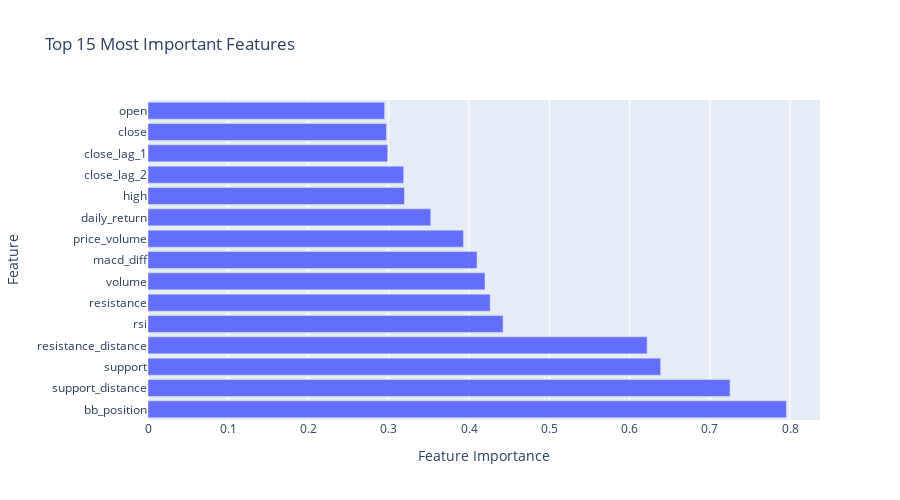

Notebook code for this chart:
### Markdown cell above
## 5. Model Training and Evaluation

Now let's train machine learning models to predict stock movements.

### Code cell
# Prepare data for machine learning
if not stock_with_target.empty and len(stock_with_target) > 50:
    print("Preparing data for machine learning...")
    
    # Integrate stock and news data if both available
    if not news_with_sentiment.empty:
        print("Integrating stock and news data...")
        integrator = DataIntegrator()
        try:
            ml_data = integrator.align_data_by_date(stock_with_target, news_with_sentiment)
            print(f" Integrated data shape: {ml_data.shape}")
        except KeyError as e:
            print(f"Error during integration: {e}")
            print("Ensure all required columns are present in news_with_sentiment.")
            ml_data = stock_with_target.copy()
    else:
        print(" Using stock data only...")
        ml_data = stock_with_target.copy()
    
    # Prepare features for ML
    stock_preprocessor = StockDataPreprocessor()
    try:
        ml_ready_data = stock_preprocessor.prepare_features(ml_data)
        
        # Remove rows with missing targets
        ml_ready_data = ml_ready_data.dropna(subset=['target'])
        
        print(f" ML-ready data shape: {ml_ready_data.shape}")
        print(f" Final target distribution:")
        print(ml_ready_data['target'].value_counts())
    except Exception as e:
        print(f"Error during feature preparation: {e}")
        ml_ready_data = pd.DataFrame()
    
    # Check if all classes have at least 2 samples
    if not ml_ready_data.empty:
        target_counts = ml_ready_data['target'].value_counts()
        if (target_counts < 2).any():
            print(" Not enough samples in one or more classes. Each class must have at least 2 samples.")
            print("Consider collecting more data or adjusting the target variable.")
        elif len(ml_ready_data) >= 50:
            # Train a simple logistic regression model for demonstration
            print("\n Training Logistic Regression model...")
            
            lr_model = LogisticRegressionModel()
            try:
                metrics = lr_model.train(ml_ready_data, target_col='target')
                
                print("\n Model Performance:")
                for metric, value in metrics.items():
                    print(f"  {metric.capitalize()}: {value:.4f}")
                
                # Get feature importance
                if lr_model.is_fitted:
                    feature_importance = lr_model.get_feature_importance()
                    
                    print("\n🔝 Top 10 Most Important Features:")
                    display(feature_importance.head(10))
                    
                    # Plot feature importance
                    top_features = feature_importance.head(15)
                    
                    fig = px.bar(
                        top_features,
                        x='importance',
                        y='feature',
                        orientation='h',
                        title='Top 15 Most Important Features',
                        labels={'importance': 'Feature Importance', 'feature': 'Feature'}
                    )
                    fig.update_layout(height=500)
                    fig.show()
            except Exception as e:
                print(f"Error during model training: {e}")
        else:
            print(f"Not enough data for training. Need at least 50 samples, got {len(ml_ready_data)}")
    else:
        print(" No processed stock data available for model training")
else:
    print(" No processed stock data available for model training")
    print(" Make sure stock data collection was successful")

### Figure 1 — Plotly figure (JSON) as saved in the notebook; plotly's stock layout.template omitted (floating-point values rounded to 4 significant figures)
{"data": [{"alignmentgroup": "True", "hovertemplate": "Feature Importance=%{x}<br>Feature=%{y}<extra></extra>", "legendgroup": "", "marker": {"color": "#636efa", "pattern": {"shape": ""}}, "name": "", "offsetgroup": "", "orientation": "h", "showlegend": false, "textposition": "auto", "type": "bar", "x": [0.7954, 0.7251, 0.6387, 0.6219, 0.4424, 0.4263, 0.4199, 0.41, 0.393, 0.3523, 0.3196, 0.3186, 0.2987, 0.2971, 0.2948], "xaxis": "x", "y": ["bb_position", "support_distance", "support", "resistance_distance", "rsi", "resistance", "volume", "macd_diff", "price_volume", "daily_return", "high", "close_lag_2", "close_lag_1", "close", "open"], "yaxis": "y"}], "layout": {"barmode": "relative", "height": 500, "legend": {"tracegroupgap": 0}, "title": {"text": "Top 15 Most Important Features"}, "xaxis": {"anchor": "y", "domain": [0, 1], "title": {"text": "Feature Importance"}}, "yaxis": {"anchor": "x", "domain": [0, 1], "title": {"text": "Feature"}}}}
